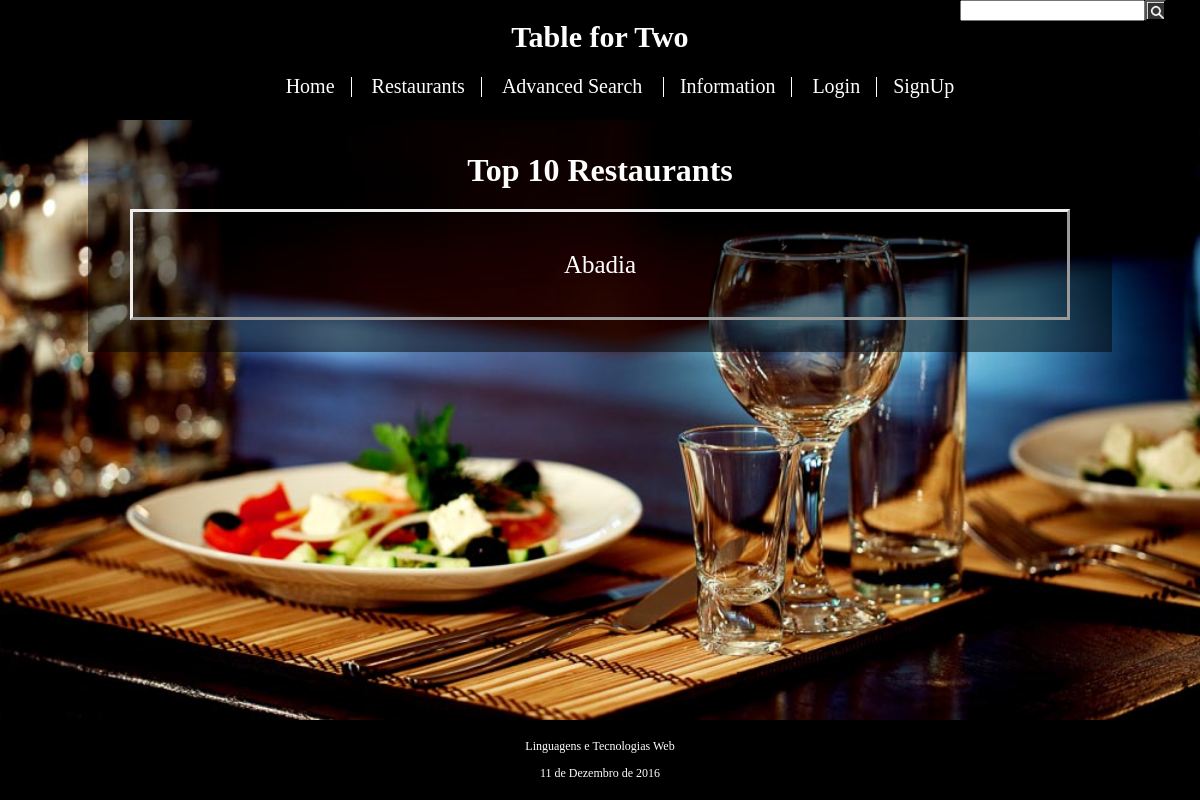
Before: / with the older database file.
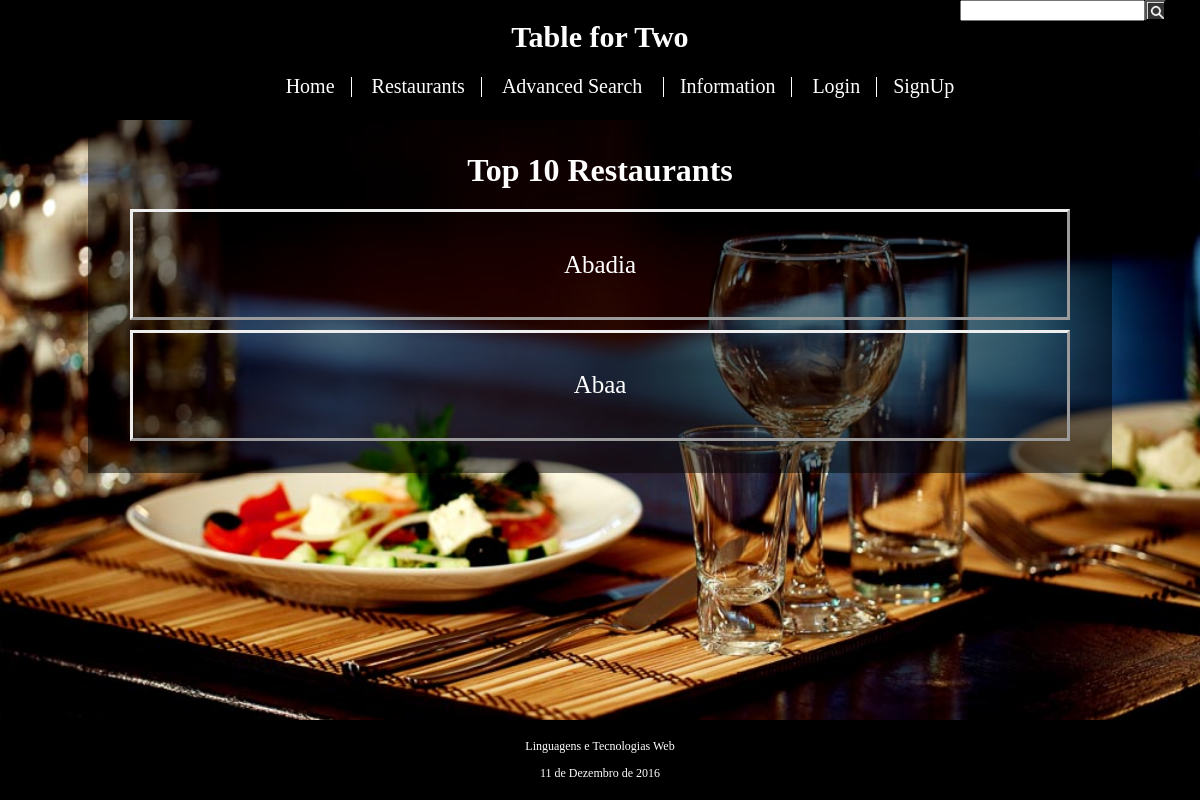
After: the same page with the newer database file.
### tables this page shows
CREATE TABLE Restaurant (
	id_restaurant INTEGER PRIMARY KEY AUTOINCREMENT,
	id_owner INTEGER REFERENCES Account(id_account),
	--id_functionTime INTEGER REFERENCES FunctionTime(id_functionTime),
	id_category VARCHAR REFERENCES Category(id_category),
	name VARCHAR NOT NULL,
	address VARCHAR NOT NULL,
	avg_price INTEGER NOT NULL,
	description VARCHAR,
	stars REAL,
	open_time VARCHAR NOT NULL,
	close_time VARCHAR NOT NULL,
	monday BOOLEAN NOT NULL,
	tuesday BOOLEAN NOT NULL,
	wednesday BOOLEAN NOT NULL,
	thursday BOOLEAN NOT NULL,
	friday BOOLEAN NOT NULL,
	saturday BOOLEAN NOT NULL,
	sunday BOOLEAN NOT NULL
);

### index.php (called while the page is built, shortened)
<?php
  include_once getcwd() . "/database/connection.php";
  include_once getcwd() . "/database/restaurant.php";
  include ('templates/header.php');
  include ('templates/feed_content.php');
  include ('templates/footer.php');
?>

### database/restaurant.php (called while the page is built, shortened)
<?php
	function getTop10Restaurant($db){
		$stmt = $db->prepare('SELECT * FROM Restaurant ORDER BY stars DESC LIMIT 10');
		$stmt->execute();
		$result = $stmt->fetchAll();
		return $result;
	}
 ?>

### templates/feed_content.php (the view)
<div id="content">
	<h1 class="title"> Top 10 Restaurants </h1>
	<div class="display_big_center">
		<?php
			$result = getTop10Restaurant($db);
			foreach( $result as $row) {
				echo '<a class="item" href="restaurant_item.php?id=' . $row['id_restaurant'] . '">' . $row['name']  .  '</a>';
			 }
		?>
	</div>
</div>

### templates/header.php (shortened to what this page needs)
<!DOCTYPE html>
<html>
	<head>
		<link rel="stylesheet" href="css/site.css">
	</head>
	<body>
		<div id="header">
			<h1> Table for Two </h1>
			<div id="search_bar">
				<input type="text" name="search">
				<input type="submit" class="button_search button" value=""/>
			</div>
			<div id="menu">
				<ul>
					<li><input id="go_home" class="header_button button" action="index.php" type="submit" value="Home" /></li>
					<li><input id="go_restaurants" class="header_button button" action="restaurants.php" type="submit" value="Restaurants" /></li>
					<li><input id="go_advanced_search" class="header_button button" action="advanced_search.php" type="submit" value="Advanced Search" /> </li>
					<li><input id="go_information" class="header_button button" action="information.php" type="submit" value="Information" /></li>
					<?php
					if (isset($_SESSION['id_account'])){
						if($_SESSION['type'] == 'owner')
								echo '<li><input id="go_my_restaurants" class="header_button button" action="my_restaurants.php" type="submit" value="My Restaurants" /></li>';
						else
								echo '<li><input id="go_my_favorite" class="header_button button" action="my_favorite.php" type="submit" value="My Favorite" /></li>';
						echo '<li><input id="go_my_account" class="header_button button" action="my_account.php" type="submit" value="' . $_SESSION['name'] .'" /></li>';
						echo '<li><input id="do_logout" class="header_button button" action="action_logout.php" type="submit" value="Logout" /></li>';
					}
					else{
						echo '<li><input id="do_login" class="header_button button" type="submit" value="Login" /></li>';
						echo '<li><input id="do_signup" class="header_button button" action="signup.php" type="submit" value="SignUp" /></li>';
					}
					?>
				</ul>
			</div>
		</div>

### templates/footer.php
		<div id="footer">
				<p> Linguagens e Tecnologias Web </p>
				<p> 11 de Dezembro de 2016 </p>
		</div>
	</body>
</html>

### css/site.css (style rules this page uses)
html { position:relative; }
body { background-image: url(images/background.jpg); background-position: 0%; background-size: 100%; background-attachment: fixed; font-family: times, serif; margin: 0px auto; display : block; }
#header { display: inline-block; background-color: #000000; color: #ffffff; text-align: center; width:100%; padding-bottom: 5px; }
#header h1 { font-size: 30px; }
#menu li { display: inline; text-decoration: none; margin: 10px; display: inline; border-right: 1px solid #ffffff; padding-right: 10px; margin-right: 0px; font-size: 18px; color: #ffffff; }
#menu li:last-child { border-right: none; }
#content { width: 1000px; margin: 0px auto; display: none; background-color: rgba(0,0,0,0.5); color: #ffffff; padding: 1%; margin-bottom: 100px; }
#content > * { display:block; margin:20px; }
#footer { text-align: center; color: #ffffff; font-size: 12px; position: fixed; right: 0; bottom: 0; left: 0; background-color: #000000; padding: 7px; }
#search_bar { display: block; position: fixed; left: 80%; top: 0px; }
.display_big_center > * { font-size: 25px; margin: 10px; display:block; text-align: center; color: white; text-decoration: none; }
.item { border-style: outset; padding : 4%; }
.title { text-align: center; }
.button { text-align: center; text-decoration: none; cursor: pointer; outline: none; font-family: times, serif; }
.header_button { background-color: black; border: none; color: white; font-size: 20px; font-style: bold; }
.button_search { background-image: url(images/search.png); background-size: 21px; width: 21px; height: 21px; float: right; }

Changed rows visible on the page:
added restaurant: name "Abaa"
